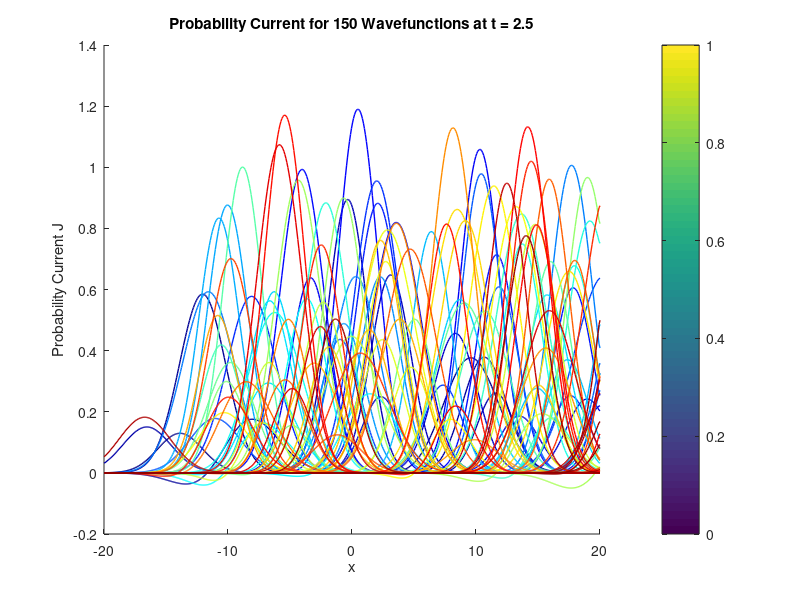

MATLAB code for this plot:
function simulate150WavefunctionCurrents
x = linspace(-20,20,500);
t_fixed = 2.5;
dx = x(2)-x(1);
numSims = 150;
figure
hold on
colors = jet(numSims);
for i = 1:numSims
    x0 = -20 + 40*rand();
    sigma = 0.5 + 1.5*rand();
    k0 = 0.5 + 4.5*rand();
    psi = gaussianWavepacket(x, t_fixed, x0, sigma, k0);
    dpsi_dx = gradient(psi, dx);
    J = imag(conj(psi).*dpsi_dx);
    plot(x, J, 'Color', colors(i,:), 'LineWidth', 1);
end
xlabel('x')
ylabel('Probability Current J')
title(['Probability Current for 150 Wavefunctions at t = ', num2str(t_fixed)])
colorbar
hold off
end

function psi = gaussianWavepacket(x, t, x0, sigma, k0)
N = (2*pi*sigma^2)^(-1/4) * (1 + 1i*t/(2*sigma^2))^(-1/2);
psi = N .* exp( -(x - x0 - k0*t).^2./(4*sigma^2*(1+1i*t/(2*sigma^2))) + 1i*k0*x - 1i*(k0^2)*t/2 );
end
